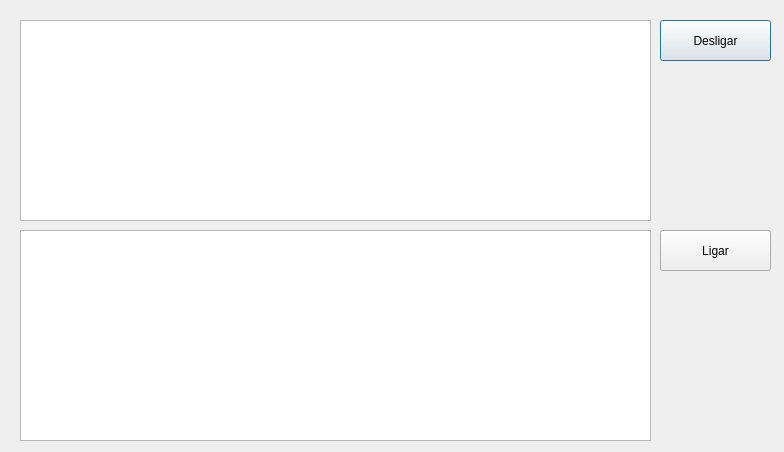
<?xml version="1.0" encoding="UTF-8"?>
<ui version="4.0">
 <class>LigarCardapio</class>
 <widget class="QDialog" name="LigarCardapio">
  <property name="geometry">
   <rect>
    <x>0</x>
    <y>0</y>
    <width>784</width>
    <height>452</height>
   </rect>
  </property>
  <property name="windowTitle">
   <string>Dialog</string>
  </property>
  <widget class="QTableView" name="tableView_on">
   <property name="geometry">
    <rect>
     <x>20</x>
     <y>20</y>
     <width>631</width>
     <height>201</height>
    </rect>
   </property>
  </widget>
  <widget class="QTableView" name="tableView_off">
   <property name="geometry">
    <rect>
     <x>20</x>
     <y>230</y>
     <width>631</width>
     <height>211</height>
    </rect>
   </property>
  </widget>
  <widget class="QPushButton" name="pushButton_desligar">
   <property name="geometry">
    <rect>
     <x>660</x>
     <y>20</y>
     <width>111</width>
     <height>41</height>
    </rect>
   </property>
   <property name="text">
    <string>Desligar</string>
   </property>
  </widget>
  <widget class="QPushButton" name="pushButton_ligar">
   <property name="geometry">
    <rect>
     <x>660</x>
     <y>230</y>
     <width>111</width>
     <height>41</height>
    </rect>
   </property>
   <property name="text">
    <string>Ligar</string>
   </property>
  </widget>
 </widget>
 <resources/>
 <connections/>
</ui>
